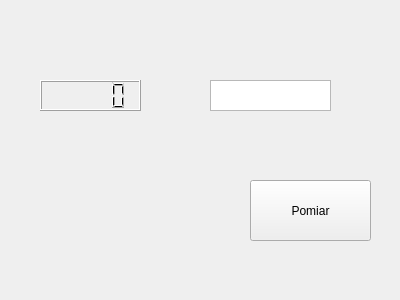
<?xml version="1.0" encoding="UTF-8"?>
<ui version="4.0">
 <class>Okno_Glowne</class>
 <widget class="QWidget" name="Okno_Glowne">
  <property name="geometry">
   <rect>
    <x>0</x>
    <y>0</y>
    <width>400</width>
    <height>300</height>
   </rect>
  </property>
  <property name="windowTitle">
   <string>Miernik_Napiecia</string>
  </property>
  <widget class="QPushButton" name="pushButton">
   <property name="geometry">
    <rect>
     <x>250</x>
     <y>180</y>
     <width>121</width>
     <height>61</height>
    </rect>
   </property>
   <property name="text">
    <string>Pomiar</string>
   </property>
  </widget>
  <widget class="QLCDNumber" name="lcdNumber">
   <property name="enabled">
    <bool>true</bool>
   </property>
   <property name="geometry">
    <rect>
     <x>40</x>
     <y>80</y>
     <width>101</width>
     <height>31</height>
    </rect>
   </property>
  </widget>
  <widget class="QTextEdit" name="textEdit">
   <property name="geometry">
    <rect>
     <x>210</x>
     <y>80</y>
     <width>121</width>
     <height>31</height>
    </rect>
   </property>
  </widget>
 </widget>
 <resources/>
 <connections>
  <connection>
   <sender>pushButton</sender>
   <signal>clicked()</signal>
   <receiver>lcdNumber</receiver>
   <slot>setDecMode()</slot>
   <hints>
    <hint type="sourcelabel">
     <x>271</x>
     <y>213</y>
    </hint>
    <hint type="destinationlabel">
     <x>126</x>
     <y>107</y>
    </hint>
   </hints>
  </connection>
  <connection>
   <sender>pushButton</sender>
   <signal>clicked()</signal>
   <receiver>textEdit</receiver>
   <slot>paste()</slot>
   <hints>
    <hint type="sourcelabel">
     <x>270</x>
     <y>195</y>
    </hint>
    <hint type="destinationlabel">
     <x>280</x>
     <y>96</y>
    </hint>
   </hints>
  </connection>
 </connections>
</ui>
